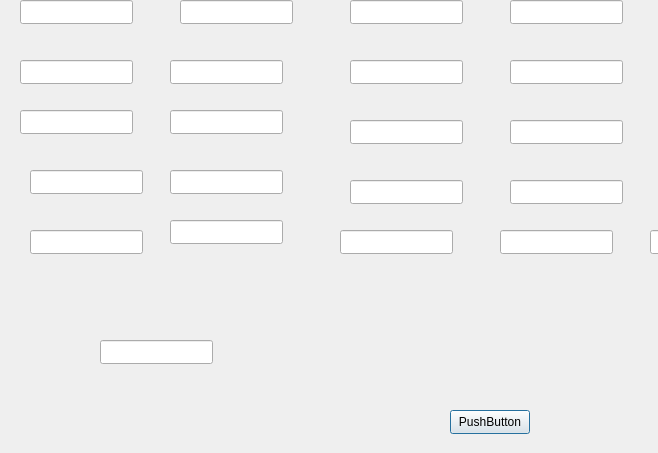
<?xml version="1.0" encoding="UTF-8"?>
<ui version="4.0">
 <class>editTextbook</class>
 <widget class="QDialog" name="editTextbook">
  <property name="geometry">
   <rect>
    <x>0</x>
    <y>0</y>
    <width>658</width>
    <height>453</height>
   </rect>
  </property>
  <property name="windowTitle">
   <string>Dialog</string>
  </property>
  <widget class="QLineEdit" name="lineEdit_13">
   <property name="geometry">
    <rect>
     <x>350</x>
     <y>120</y>
     <width>113</width>
     <height>24</height>
    </rect>
   </property>
  </widget>
  <widget class="QLineEdit" name="lineEdit_4">
   <property name="geometry">
    <rect>
     <x>510</x>
     <y>0</y>
     <width>113</width>
     <height>24</height>
    </rect>
   </property>
  </widget>
  <widget class="QLineEdit" name="lineEdit_21">
   <property name="geometry">
    <rect>
     <x>30</x>
     <y>230</y>
     <width>113</width>
     <height>24</height>
    </rect>
   </property>
  </widget>
  <widget class="QLineEdit" name="lineEdit_9">
   <property name="geometry">
    <rect>
     <x>660</x>
     <y>0</y>
     <width>113</width>
     <height>24</height>
    </rect>
   </property>
  </widget>
  <widget class="QLineEdit" name="lineEdit_11">
   <property name="geometry">
    <rect>
     <x>20</x>
     <y>110</y>
     <width>113</width>
     <height>24</height>
    </rect>
   </property>
  </widget>
  <widget class="QLineEdit" name="lineEdit_12">
   <property name="geometry">
    <rect>
     <x>170</x>
     <y>110</y>
     <width>113</width>
     <height>24</height>
    </rect>
   </property>
  </widget>
  <widget class="QLineEdit" name="lineEdit_10">
   <property name="geometry">
    <rect>
     <x>660</x>
     <y>60</y>
     <width>113</width>
     <height>24</height>
    </rect>
   </property>
  </widget>
  <widget class="QLineEdit" name="lineEdit_24">
   <property name="geometry">
    <rect>
     <x>500</x>
     <y>230</y>
     <width>113</width>
     <height>24</height>
    </rect>
   </property>
  </widget>
  <widget class="QLineEdit" name="lineEdit_14">
   <property name="geometry">
    <rect>
     <x>510</x>
     <y>120</y>
     <width>113</width>
     <height>24</height>
    </rect>
   </property>
  </widget>
  <widget class="QLineEdit" name="lineEdit_18">
   <property name="geometry">
    <rect>
     <x>350</x>
     <y>180</y>
     <width>113</width>
     <height>24</height>
    </rect>
   </property>
  </widget>
  <widget class="QLineEdit" name="lineEdit_5">
   <property name="geometry">
    <rect>
     <x>20</x>
     <y>60</y>
     <width>113</width>
     <height>24</height>
    </rect>
   </property>
  </widget>
  <widget class="QLineEdit" name="lineEdit_7">
   <property name="geometry">
    <rect>
     <x>350</x>
     <y>60</y>
     <width>113</width>
     <height>24</height>
    </rect>
   </property>
  </widget>
  <widget class="QLineEdit" name="lineEdit_15">
   <property name="geometry">
    <rect>
     <x>660</x>
     <y>120</y>
     <width>113</width>
     <height>24</height>
    </rect>
   </property>
  </widget>
  <widget class="QLineEdit" name="lineEdit_19">
   <property name="geometry">
    <rect>
     <x>510</x>
     <y>180</y>
     <width>113</width>
     <height>24</height>
    </rect>
   </property>
  </widget>
  <widget class="QLineEdit" name="lineEdit_3">
   <property name="geometry">
    <rect>
     <x>350</x>
     <y>0</y>
     <width>113</width>
     <height>24</height>
    </rect>
   </property>
  </widget>
  <widget class="QLineEdit" name="lineEdit_8">
   <property name="geometry">
    <rect>
     <x>510</x>
     <y>60</y>
     <width>113</width>
     <height>24</height>
    </rect>
   </property>
  </widget>
  <widget class="QLineEdit" name="lineEdit_22">
   <property name="geometry">
    <rect>
     <x>170</x>
     <y>220</y>
     <width>113</width>
     <height>24</height>
    </rect>
   </property>
  </widget>
  <widget class="QLineEdit" name="lineEdit_23">
   <property name="geometry">
    <rect>
     <x>340</x>
     <y>230</y>
     <width>113</width>
     <height>24</height>
    </rect>
   </property>
  </widget>
  <widget class="QLineEdit" name="lineEdit_16">
   <property name="geometry">
    <rect>
     <x>30</x>
     <y>170</y>
     <width>113</width>
     <height>24</height>
    </rect>
   </property>
  </widget>
  <widget class="QLineEdit" name="lineEdit_6">
   <property name="geometry">
    <rect>
     <x>170</x>
     <y>60</y>
     <width>113</width>
     <height>24</height>
    </rect>
   </property>
  </widget>
  <widget class="QLineEdit" name="lineEdit_25">
   <property name="geometry">
    <rect>
     <x>650</x>
     <y>230</y>
     <width>113</width>
     <height>24</height>
    </rect>
   </property>
  </widget>
  <widget class="QLineEdit" name="lineEdit_20">
   <property name="geometry">
    <rect>
     <x>660</x>
     <y>180</y>
     <width>113</width>
     <height>24</height>
    </rect>
   </property>
  </widget>
  <widget class="QLineEdit" name="lineEdit_2">
   <property name="geometry">
    <rect>
     <x>180</x>
     <y>0</y>
     <width>113</width>
     <height>24</height>
    </rect>
   </property>
  </widget>
  <widget class="QLineEdit" name="lineEdit">
   <property name="geometry">
    <rect>
     <x>20</x>
     <y>0</y>
     <width>113</width>
     <height>24</height>
    </rect>
   </property>
  </widget>
  <widget class="QPushButton" name="pushButton">
   <property name="geometry">
    <rect>
     <x>450</x>
     <y>410</y>
     <width>80</width>
     <height>24</height>
    </rect>
   </property>
   <property name="text">
    <string>PushButton</string>
   </property>
  </widget>
  <widget class="QLineEdit" name="lineEdit_17">
   <property name="geometry">
    <rect>
     <x>170</x>
     <y>170</y>
     <width>113</width>
     <height>24</height>
    </rect>
   </property>
  </widget>
  <widget class="QLineEdit" name="lineEdit_26">
   <property name="geometry">
    <rect>
     <x>100</x>
     <y>340</y>
     <width>113</width>
     <height>24</height>
    </rect>
   </property>
  </widget>
 </widget>
 <resources/>
 <connections/>
</ui>
